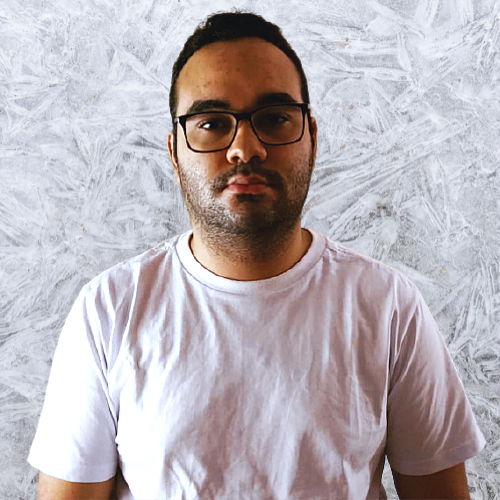
#> input picture A1 - Processamentos Iniciais/Alunos/Renato Matos Moura/imagem.jpg, 500 x 500 px
$ python Alterar_pra_negativa.py
#> lines starting #> are read from the running program, lines starting #| are printed output that depends on the picture
import cv2
import matplotlib.pyplot as plt

img_bgr = cv2.imread('imagem.jpg', 1)
#> img_bgr is the input picture: shape (500, 500, 3); mean B, G, R 183.6, 178.6, 185.6
img_neg = 1 - img_bgr
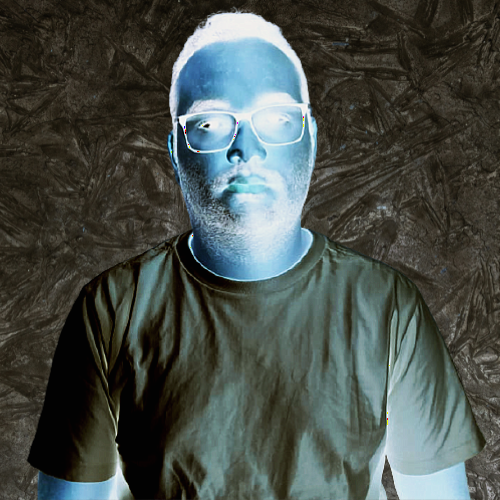
#> img_neg: shape (500, 500, 3); mean B, G, R 73.3, 78.4, 71.3

plt.imshow(img_neg)
plt.savefig('imagem_convertida_em_negativa.jpg')
